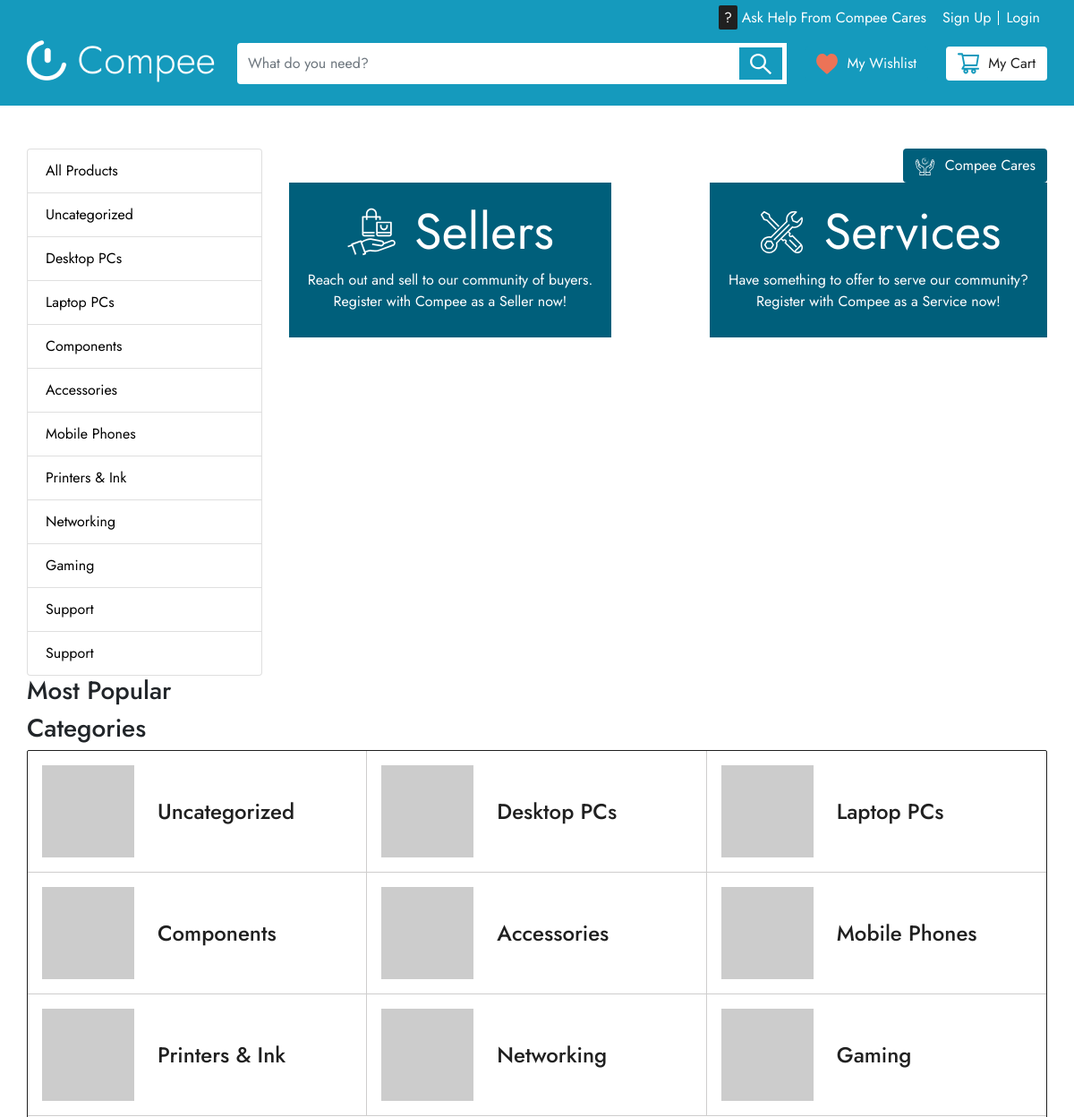
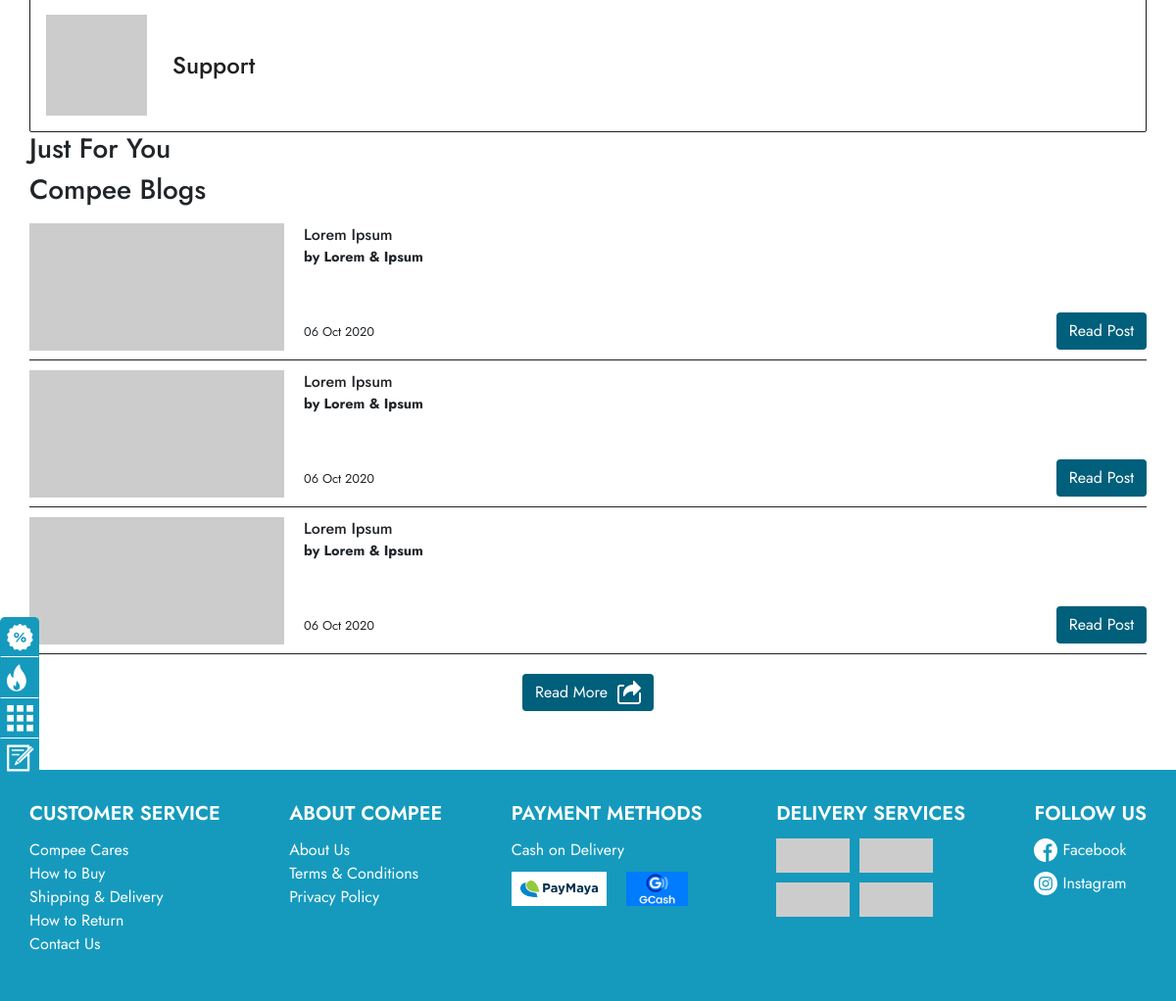
The page / on the database its author committed (2 pictures, top to bottom).
### admins/models.py (models this page shows)
class Category(models.Model):
    category_id = models.AutoField(primary_key=True)
    name = models.CharField(max_length=100)
    def __str__(self):
        return f'{self.name}'

### main/views.py (the view, shortened to what this page needs)
# urls.py: 2. Add a URL to urlpatterns:  path('', Home.as_view(), name='home')
def Home(request):
    categories = Category.objects.all()
    context = {
        'categories' : categories,
    }
    q_groups = DisplayGroup.objects.filter(enabled=True)
    return render(request, 'main/pages/home.html', context)

### templates/main/pages/home.html (shortened to what this page needs)
{% extends "base.html" %}
{% load static %}
{% block stylesheets %}
<link rel="stylesheet" href="{% static 'css/styles/home.css' %}">
{% endblock stylesheets %}
{% block content %}
    <section class="banner-menu">
        <div class="row">
            {% include 'main/partials/_categories.html' %}
            <div class="col-md-9">
                <div class="d-flex justify-content-end align-items-end">
                    <a href="" class="btn btn-navy d-flex justify-content-center align-items-center">
                        <div class="compee-cares icon"></div>
                        <span>Compee Cares</span>
                    </a>
                </div>
                <div class="sellers-services d-flex justify-content-between align-items-center">
                    <a href="" class="sellers btn-navy">
                        <div class="ss-wrapper d-flex justify-content-center align-items-center">
                            <div class="sellers-icon icon"></div>
                            <span>Sellers</span>
                        </div>
                        <p>
                            Reach out and sell to our community of buyers.<br>Register with Compee as a Seller now!
                        </p>
                    </a>
                    <a href="" class="services btn-navy">
                        <div class="ss-wrapper d-flex justify-content-center align-items-center">
                            <div class="services-icon icon"></div>
                            <span>Services</span>
                        </div>
                        <p>
                            Have something to offer to serve our community?<br>Register with Compee as a Service now!
                        </p>
                    </a>
                </div>
            </div>
        </div>
        <div class="compee-overlay">
            <a href="" class="overlay-icon d-flex align-items-center">
                <img src="../../../static/img/icons/Sale.svg" alt="deals">
            </a>
            <a href="" class="overlay-icon d-flex align-items-center">
                <img src="../../../static/img/icons/Most Popular.svg" alt="popular">
                <span>Most Popular</span>
            </a>
            <a href="" class="overlay-icon d-flex align-items-center">
                <img src="../../../static/img/icons/Categories.svg" alt="categories">
            </a>
            <a href="" class="overlay-icon d-flex align-items-center">
                <img src="../../../static/img/icons/Blogs.svg" alt="blogs">
            </a>
        </div>
    </section>
    <section class="popular">
        <h3>Most Popular</h3>
    </section>
    <section class="categories">
        <h3>Categories</h3>
        <div class="container categories-container">
            {% for cat in categories %}
                {% if forloop.first %}<div class="row">{% endif %}
                <a href="#" class="col-md-4 cat-item cat-item--{{forloop.counter}} d-flex justify-content-start align-items-center">
                    <img src="https://via.placeholder.com/150" alt=""><span>{{ cat }}</span>
                </a>
                {% if forloop.counter|divisibleby:"3" %}</div><div class="row">{% endif %}
                {% if forloop.last %}</div>{% endif %}
            {% endfor %}
        </div>
    </section>
    <section class="just-for-you">
        <h3>Just For You</h3>
    </section>
    <section class="compee-blogs">
        <h3>Compee Blogs</h3>
        <div class="blog-container">
            {% for i in '123'|make_list %}
            <div class="blog-item d-flex justify-content-start align-items-start">
                <div class="blog-img">
                    <img src="https://via.placeholder.com/300x150" alt="">
                </div>
                <div class="blog-details d-flex flex-column justify-content-between">
                    <div class="blog-header">
                        <span class="blog-title">Lorem Ipsum</span>
                        <span class="blog-author">by Lorem & Ipsum</span>
                    </div>
                    <div class="blog-published d-flex justify-content-between align-items-center">
                        <span>06 Oct 2020</span>
                        <a href="" class="btn btn-navy">Read Post</a>
                    </div>
                </div>
            </div>
            {% endfor %}
            <div class="read-more d-flex justify-content-center align-items-center">
                <a href="#" class="btn btn-navy d-flex justify-content-center align-items-center">
                    <span>Read More</span>
                    <div class="share icon"></div>
                </a>
            </div>
        </div>
    </section>
{% endblock content %}

### templates/main/partials/_categories.html
<div class="col-md-3">
    <ul class="list-group">
        <li class="list-group-item"><a href="">All Products</a></li>
        {% for cat in categories %}
            <li class="list-group-item"><a href="{% url 'category-filter' cat.name %}" >{{ cat.name }}</a></li>
        {% endfor %}
        <li class="list-group-item"><a href="">Support</a></li>
    </ul>
</div>

### static/css/style.css (style rules this page uses)
* { padding: 0; margin: 0; text-decoration: none; }
html, body { height: 100%; min-width: 100%; min-height: 100%; position: relative; font-family: 'Jost', sans-serif; }
a { text-decoration: none; }
ul { list-style-type: none; }
.btn-navy { background-color: #005F7B; color: #fff; }
a.btn>.icon { margin-right: 10px; }
.icon { height: 1.5rem; width: 1.5rem; background-position: center; background-repeat: no-repeat; background-size: contain; }
.container { padding: 0px; }

### static/css/styles/home.css (style rules this page uses)
.compee-cares { background-image: url('../../img/icons/Compee\ Cares\ Logo.svg'); }
.sellers-icon { background-image: url('../../img/icons/seller.svg'); width: 3.5em; height: 3.5em; }
.services-icon { background-image: url('../../img/icons/services.svg'); width: 3.5em; height: 3.5em; }
.sellers-services a { background: #005F7B; text-decoration: none; padding: 1.5% 2.5%; }
.sellers-services p { color: #fff; text-align: center; }
.sellers-services .ss-wrapper span { color: #fff; font-size: 3.5em; margin-left: 20px; }
.compee-overlay { position: fixed; display: inline-block; bottom: 10%; left: 0; }
.overlay-icon { background-color: #159ABD; color: #fff; font-weight: 500; max-width: calc(.75em + 1.75em); width: auto; border: 1px solid #159ABD; align-items: center; overflow: hidden; -webkit-transition: max-width 0.5s; transition: max-width 0.5s; display: inline-flex; }
a.overlay-icon { text-decoration: none; color: #fff; }
.overlay-icon span { white-space: nowrap; padding: .35em; }
.overlay-icon:first-child { border-top-left-radius: 5px; border-top-right-radius: 5px; }
.overlay-icon:last-child { border-bottom-left-radius: 5px; border-bottom-right-radius: 5px; }
.overlay-icon:not(:last-child) { border-bottom: 1px solid #fff; }
.overlay-icon img { width: 1.75em; height: 1.75em; margin: .35em; }
ul li a { color: black; }
.categories-container { border: 1px solid #202020; border-radius: 2px; }
.categories-container .row { margin: 0; }
.categories-container .row a.cat-item { padding: 0; text-decoration: none; color: #202020; }
.categories-container .row .cat-item img { padding: 1em; width: 135px; height: auto; }
.categories-container .row .cat-item span { font-weight: 500; font-size: 1.5em; margin: 0 10px; }
.categories-container .row:not(:last-child) .cat-item { border-bottom: 1px solid #CECDCD; }
.categories-container .row .cat-item:not(:last-child) { border-right: 1px solid #CECDCD; }
.blog-item { height: 150px; width: 100%; border-bottom: 1px solid #202020; padding: 10px 0; }
.blog-img img { height: 130px; width: auto; }
.blog-details { height: 100%; width: 100%; margin-left: 20px; }
.blog-header span { display: block; }
.blog-header span.blog-title { font-weight: 500; line-height: 24px; }
.blog-header span.blog-author { font-weight: 700; font-size: 0.9em; }
.blog-published span { font-size: 0.8em; }
.blog-published { width: 100%; }
.read-more { margin-top: 20px; }
.share { background-image: url('../../img/icons/share.svg'); margin-left: 10px; margin-right: 0px !important; }

### rows shown on the page
Category: name "Uncategorized"
Category: name "Desktop PCs"
Category: name "Laptop PCs"
Category: name "Components"
Category: name "Accessories"
Category: name "Mobile Phones"
Category: name "Printers & Ink"
Category: name "Networking"
Category: name "Gaming"
Category: name "Support"
